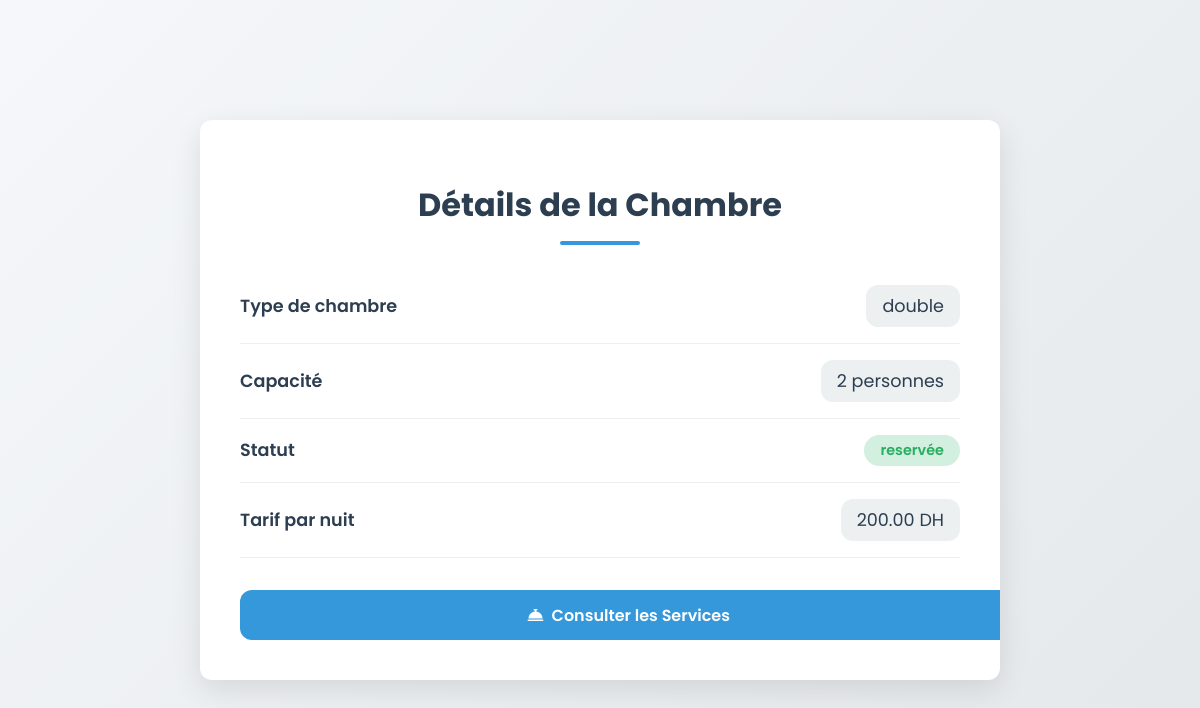
/DetailsChambre.php?id_reservation=1, run on the app's committed database.
### tables this page shows
CREATE TABLE `chambre` (
  `id_chambre` int(11) NOT NULL,
  `type_chambre` varchar(30) DEFAULT NULL,
  `capacite` int(11) DEFAULT NULL,
  `statut` varchar(30) DEFAULT NULL,
  `tarif` double DEFAULT NULL
);

### DetailsChambre.php (the view, shortened to what this page needs)
<?php
$conn = new mysqli('localhost', 'root', '', 'hotel');
$idReservation = $_GET['id_reservation'] ?? null;
?>
<!DOCTYPE html>
<html lang="fr">
<head>
    <link rel="stylesheet" href="https://cdnjs.cloudflare.com/ajax/libs/font-awesome/6.0.0/css/all.min.css">
</head>
<body>
    <div class="container">
        <?php
        $sql = "SELECT c.type_chambre, c.capacite, c.statut, c.tarif
                FROM chambre c
                INNER JOIN reservation r ON c.id_chambre = r.id_chambre
                WHERE r.id_reservation = ?";
        $stmt = $conn->prepare($sql);
        $stmt->bind_param('i', $idReservation);
        $stmt->execute();
        $result = $stmt->get_result();
        if ($result->num_rows > 0) {
            $chambre = $result->fetch_assoc();
        ?>
            <div class="chambre-card">
                <h1 class="title">Détails de la Chambre</h1>
                <div class="detail-item">
                    <span class="detail-label">Type de chambre</span>
                    <span class="detail-value"><?= htmlspecialchars($chambre['type_chambre']) ?></span>
                </div>
                <div class="detail-item">
                    <span class="detail-label">Capacité</span>
                    <span class="detail-value"><?= htmlspecialchars($chambre['capacite']) ?> personnes</span>
                </div>
                <div class="detail-item">
                    <span class="detail-label">Statut</span>
                    <span class="detail-value status status-confirme"><?= htmlspecialchars($chambre['statut']) ?></span>
                </div>
                <div class="detail-item">
                    <span class="detail-label">Tarif par nuit</span>
                    <span class="detail-value"><?= number_format($chambre['tarif'], 2) ?> DH</span>
                </div>
                <a href="consultationServices.php" class="btn">
                    <i class="fas fa-concierge-bell"></i> Consulter les Services
                </a>
            </div>
        <?php
        } else {
            echo "<div class='error-container'><h1>Aucune chambre correspondante trouvée pour cette réservation.</h1></div>";
        }
        ?>
    </div>
</body>
</html>

### DetailsChambre.php (style rules this page uses)
:root { --primary: #2c3e50; --secondary: #3498db; --accent: #e74c3c; --light: #ecf0f1; --dark: #2c3e50; --success: #27ae60; --radius: 12px; --shadow: 0 10px 30px rgba(0, 0, 0, 0.1); --transition: all 0.3s ease; }
body { font-family: 'Poppins', sans-serif; background: linear-gradient(135deg, #f5f7fa 0%, #e4e8eb 100%); margin: 0; padding: 0; min-height: 100vh; display: flex; justify-content: center; align-items: center; color: var(--dark); }
.container { max-width: 800px; width: 90%; margin: 2rem auto; }
.chambre-card { background: white; border-radius: var(--radius); box-shadow: var(--shadow); overflow: hidden; transition: var(--transition); padding: 2.5rem; }
.title { color: var(--primary); font-size: 2rem; text-align: center; margin-bottom: 1.5rem; position: relative; padding-bottom: 1rem; }
.title:after { content: ''; position: absolute; bottom: 0; left: 50%; transform: translateX(-50%); width: 80px; height: 4px; background: var(--secondary); border-radius: 2px; }
.detail-item { display: flex; justify-content: space-between; padding: 1rem 0; border-bottom: 1px solid #eee; align-items: center; }
.detail-label { font-weight: 600; color: var(--primary); font-size: 1.1rem; }
.detail-value { font-size: 1.1rem; color: var(--dark); background: var(--light); padding: 0.5rem 1rem; border-radius: var(--radius); }
.status { display: inline-block; padding: 0.3rem 1rem; border-radius: 20px; font-weight: 600; font-size: 0.9rem; }
.status-confirme { background: rgba(39, 174, 96, 0.2); color: var(--success); }
.btn { display: inline-flex; align-items: center; justify-content: center; background: var(--secondary); color: white; padding: 0.8rem 1.8rem; border-radius: var(--radius); text-decoration: none; font-weight: 600; transition: var(--transition); margin-top: 2rem; border: none; cursor: pointer; font-size: 1rem; width: 100%; text-align: center; }
.btn i { margin-right: 0.5rem; }

### data on the page
chambre: type_chambre "double", capacite "2", statut "reservée", tarif "200.00"
